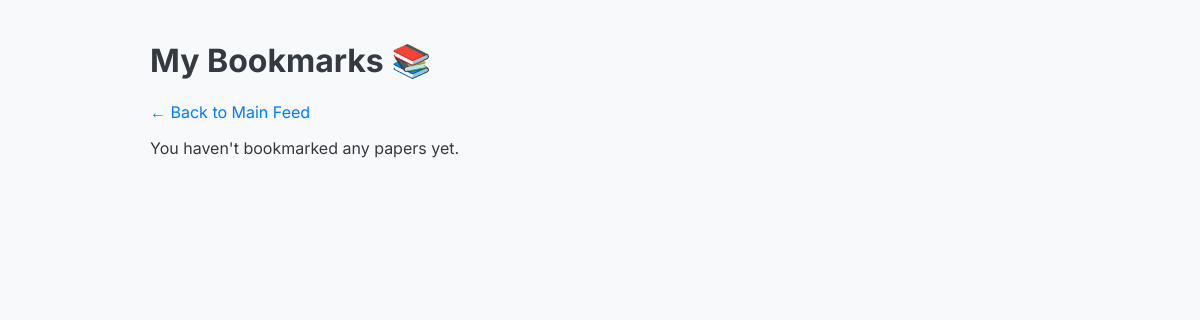
Before: /bookmarks with the older database file.
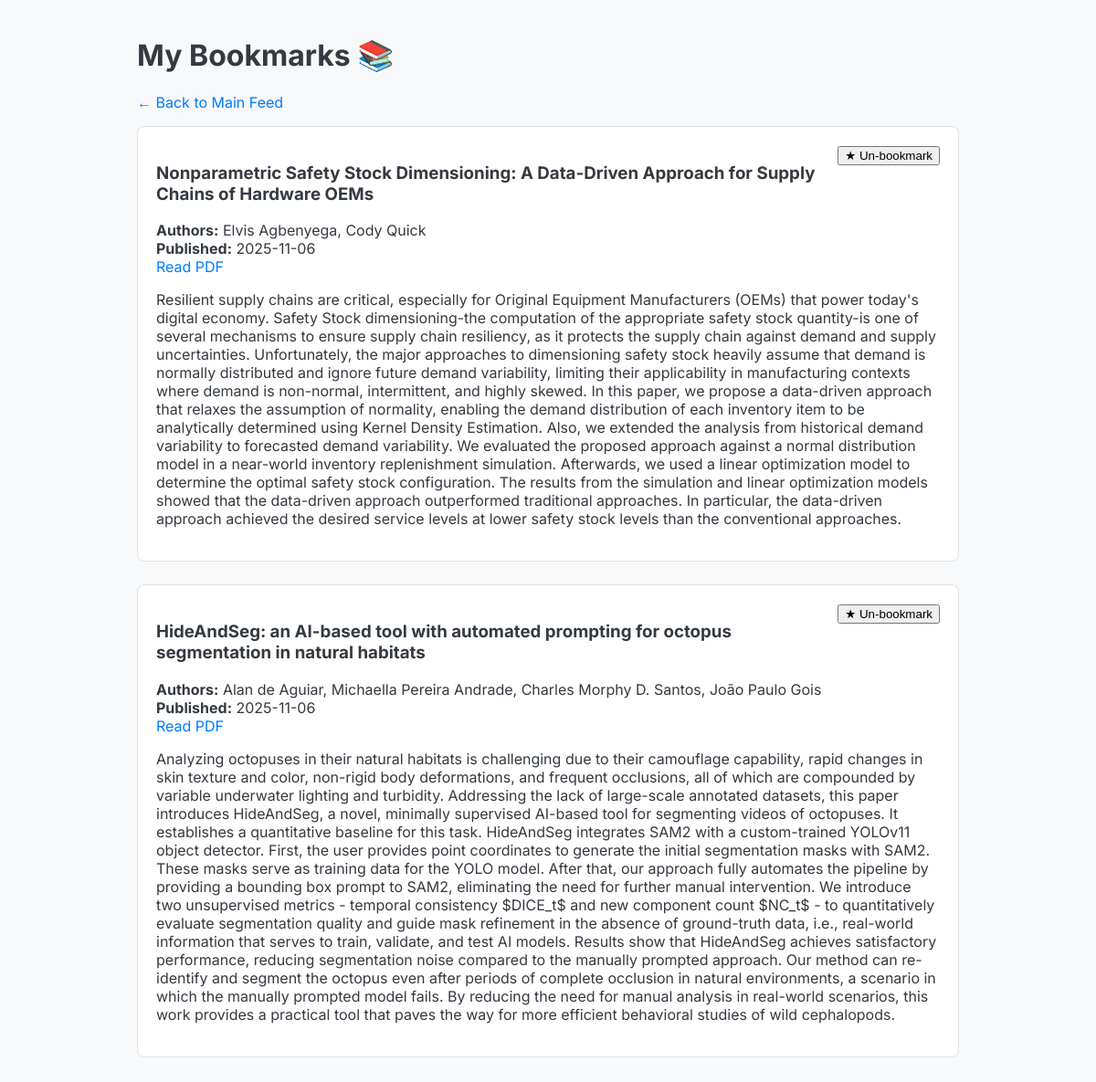
After: the same page with the newer database file.
### app.py (models this page shows, shortened)
class Bookmark(db.Model):
    id = db.Column(db.Integer, primary_key=True)
    entry_id = db.Column(db.String(100), unique=True, nullable=False) # arXiv's unique ID
    title = db.Column(db.String(500), nullable=False)
    summary = db.Column(db.Text, nullable=False)
    authors = db.Column(db.String(500), nullable=False)
    pdf_link = db.Column(db.String(200), nullable=False)
    published_date = db.Column(db.String(50), nullable=False)

### app.py (the view)
@app.route('/bookmarks')
def bookmarks():
    bookmarked_papers = Bookmark.query.order_by(Bookmark.published_date.desc()).all()
    return render_template('bookmarks.html', papers=bookmarked_papers)

### templates/bookmarks.html (shortened to what this page needs)
<!DOCTYPE html>
<html lang="en">
<head>
</head>
<body>
    <div class="content">
        <h1>My Bookmarks 📚</h1>
        <p><a href="{{ url_for('home') }}">&larr; Back to Main Feed</a></p>
        {% if papers %}
            {% for paper in papers %}
            <div class="paper-item">
                <div style="display: flex; justify-content: space-between; align-items: flex-start;">
                    <div>
                        <h3>{{ paper.title }}</h3>
                    </div>
                    <form action="{{ url_for('toggle_bookmark') }}" method="post" style="min-width: 120px; text-align: right;">
                        <button type="submit">★ Un-bookmark</button>
                    </form>
                </div>
                <strong>Authors:</strong> {{ paper.authors }}<br>
                <strong>Published:</strong> {{ paper.published_date }}<br>
                <a href="{{ paper.pdf_link }}" target="_blank">Read PDF</a>
                <p>{{ paper.summary }}</p>
            </div>
        {% endfor %}
        {% else %}
            <p>You haven't bookmarked any papers yet.</p>
        {% endif %}
    </div>
</body>
</html>

### templates/bookmarks.html (style rules this page uses)
body { font-family: 'Inter', sans-serif; background-color: #f8f9fa; color: #343a40; margin: 0; }
.content { padding: 20px; max-width: 900px; margin: 0 auto; }
.paper-item { background-color: #ffffff; border: 1px solid #dee2e6; border-radius: 8px; padding: 20px; margin-bottom: 25px; }
a { color: #007bff; text-decoration: none; }

Changed rows visible on the page:
added Bookmark: title "Nonparametric Safety Stock Dimensioning: A Data-Driven Approach for Supply Chains of Hardware OEMs", authors "Elvis Agbenyega, Cody Quick", published_date "2025-11-06", summary "Resilient supply chains are critical, especially for Original Equipment Manufacturers (OEMs) that power today's digital economy. Safety Stock dimensioning-the computation of the appropriate safety stock quantity-is one of several mechanisms to ensure supply chain resiliency, as it protects the supply chain against demand and supply uncertainties. Unfortunately, the major approaches to dimensioning safety stock heavily assume that demand is normally distributed and ignore future demand variability, limiting their applicability in manufacturing contexts where demand is non-normal, intermittent, and highly skewed. In this paper, we propose a data-driven approach that relaxes the assumption of…"
added Bookmark: title "HideAndSeg: an AI-based tool with automated prompting for octopus segmentation in natural habitats", authors "Alan de Aguiar, Michaella Pereira Andrade, Charles Morphy D. Santos, João Paulo Gois", published_date "2025-11-06", summary "Analyzing octopuses in their natural habitats is challenging due to their camouflage capability, rapid changes in skin texture and color, non-rigid body deformations, and frequent occlusions, all of which are compounded by variable underwater lighting and turbidity. Addressing the lack of large-scale annotated datasets, this paper introduces HideAndSeg, a novel, minimally supervised AI-based tool for segmenting videos of octopuses. It establishes a quantitative baseline for this task. HideAndSeg integrates SAM2 with a custom-trained YOLOv11 object detector. First, the user provides point coordinates to generate the initial segmentation masks with SAM2. These masks serve as training data for…"
Other visible differences:
text no longer shown: "You haven't bookmarked any papers yet."
